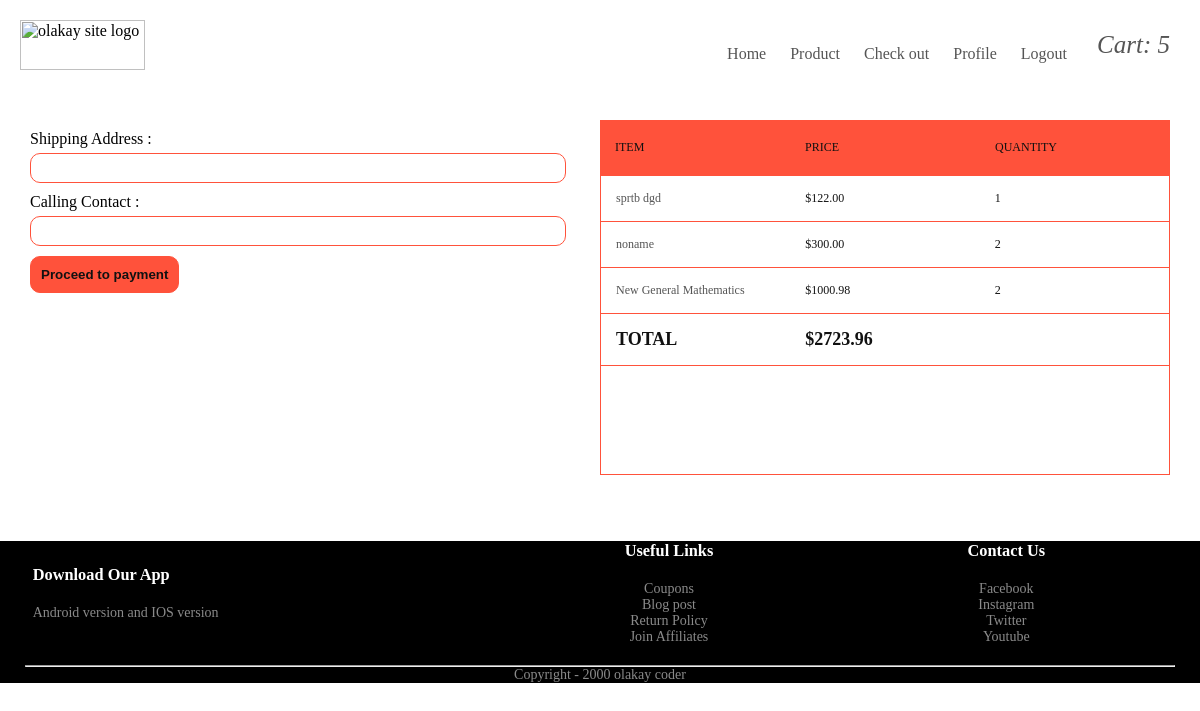
The app's page /check-out/ (signed in), older data.
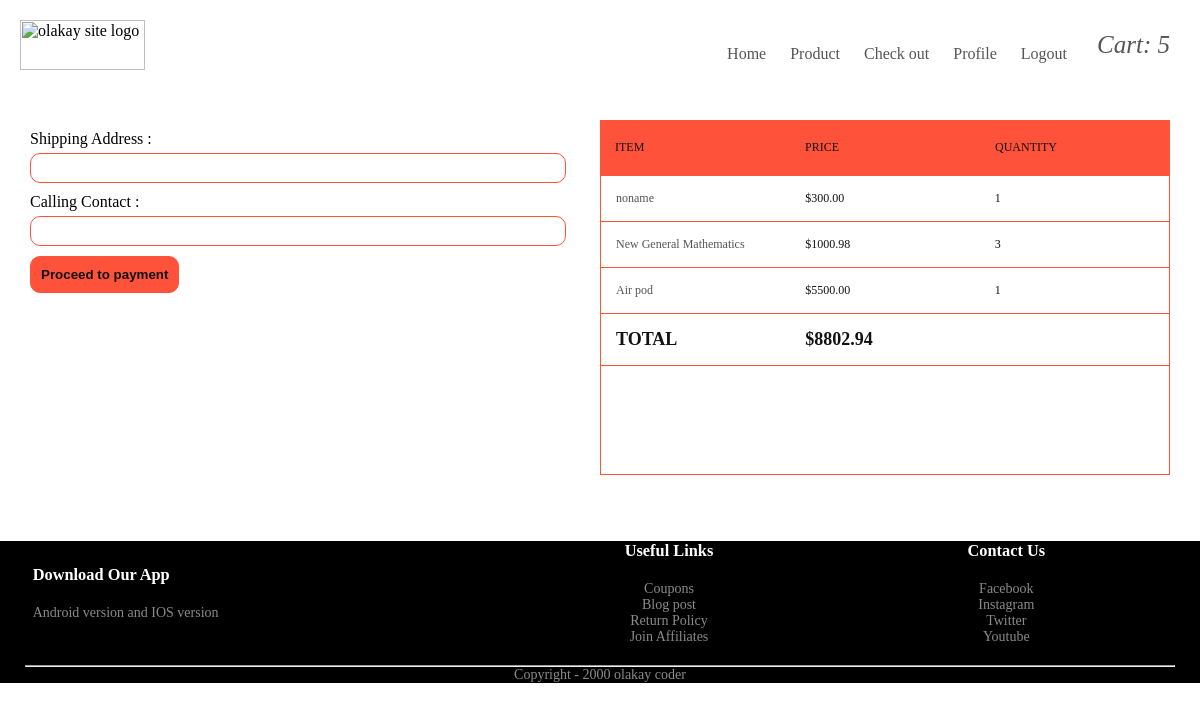
The same page, newer data.
### clients/models.py (models this page shows, shortened)
class OrderItem(models.Model):
    STATUS = (
        ('pending', 'pending'),
        ('delivered', 'delivered'),
        ('cancel', 'cancel')
    )
    item = models.ForeignKey(Items, on_delete=models.CASCADE)
    user_id = models.ForeignKey(User, on_delete=models.CASCADE)
    quantity = models.PositiveIntegerField(default=1)
    status = models.CharField(choices=STATUS, default='pending', max_length=10)
    def get_total_item_price(self):
        quantity = self.quantity
        price = self.item.price
        sum = quantity * price
        return sum

class Items(models.Model):
    category = models.ForeignKey(Category, on_delete=models.CASCADE)
    name = models.CharField(max_length=100)
    description = models.TextField( blank=True, null=True)
    image = models.ImageField(upload_to='images/')
    price = models.DecimalField( max_digits=100, decimal_places=2)
    created_at = models.DateTimeField(auto_now_add=True)

### clients/views.py (the view)
# urls.py: path('check-out/', views.check_out, name='check-out')
def check_out(request):
    if request.method == 'POST':
        user_address = request.POST['address']
        user_contact = request.POST['contact']
    items_in_cart = OrderItem.objects.filter(user_id=request.user, status="pending" )
    your_cart = OrderItem.objects.filter(user_id=request.user, status='pending')
    total_cart_item = your_cart.aggregate(Sum('quantity'))['quantity__sum']
    sum = 0
    for val in items_in_cart:
        sum += val.get_total_item_price()
    context = { 'items_in_cart' : items_in_cart , 'sum': sum , 'your_cart': total_cart_item}
    return render(request, 'clients/check-out.html' , context)

### clients/templates/clients/check-out.html (shortened to what this page needs)
{% load static%}
<link rel="stylesheet" href="{% static 'css/base.css' %}">
{% include 'clients/navigation.html' %}
<div class="ship-detail">
    <form action="" method="POST">
        <div class="contain">
            <label for="first-name">Shipping Address :  </label>
            <input type="text" name="address" required>
        </div>
        <div class="contain">
            <label for="contact">Calling Contact :  </label>
            <input type="tel" name="contact" required>
        </div>
        <button class="submit" type="submit">Proceed to payment</button>
    </form>
 <section>
    <div class="tbl-header">
      <table cellpadding="0" cellspacing="0" border="0">
        <thead>
          <tr>
            <th>Item</th>
            <th>Price</th>
            <th>Quantity</th>
          </tr>
        </thead>
      </table>
    </div>
    <div class="tbl-content">
      <table cellpadding="0" cellspacing="0" border="0">
        <tbody>
            {% for item in items_in_cart %}
            <tr>
              <td><a href="{% url 'about-item' item.item.id%}">{{ item.item.name }} </a></td>
              <td>${{ item.item.price }}</td>
              <td>{{item.quantity}}</td>
            </tr>
            {% endfor %}
          <tr>
            <td><h2>TOTAL</h2></td>
            <td><h2>${{ sum}}</h2></td>
            <td></td>
          </tr>
        </tbody>
      </table>
    </div>
 </section>
</div>
{% include 'clients/footer.html' %}

Row changes from the older to the newer data that the page shows:
removed OrderItem: item.name "sprtb dgd", item.price "122.00", quantity "1"
changed OrderItem "noname": quantity "2" → "1"
changed OrderItem "New General Mathematics": quantity "2" → "3"
added OrderItem: item.name "Air pod", item.price "5500.00", quantity "1"
Text that changed along with them:
{{ sum }}: "2723.96" → "8802.94"
